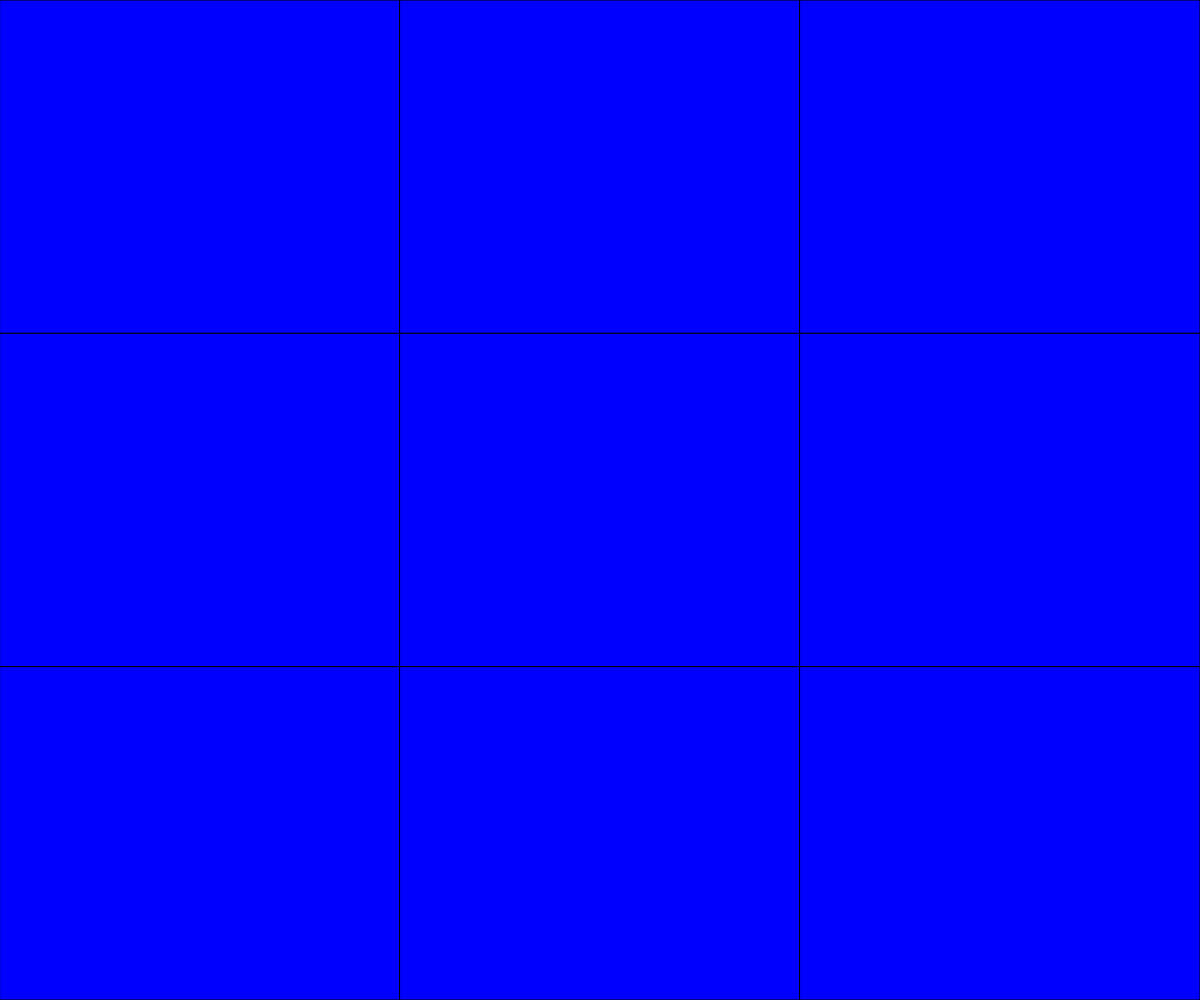
Frame 1 (no input)
Frame 60 (no input): identical to frame 1, image omitted
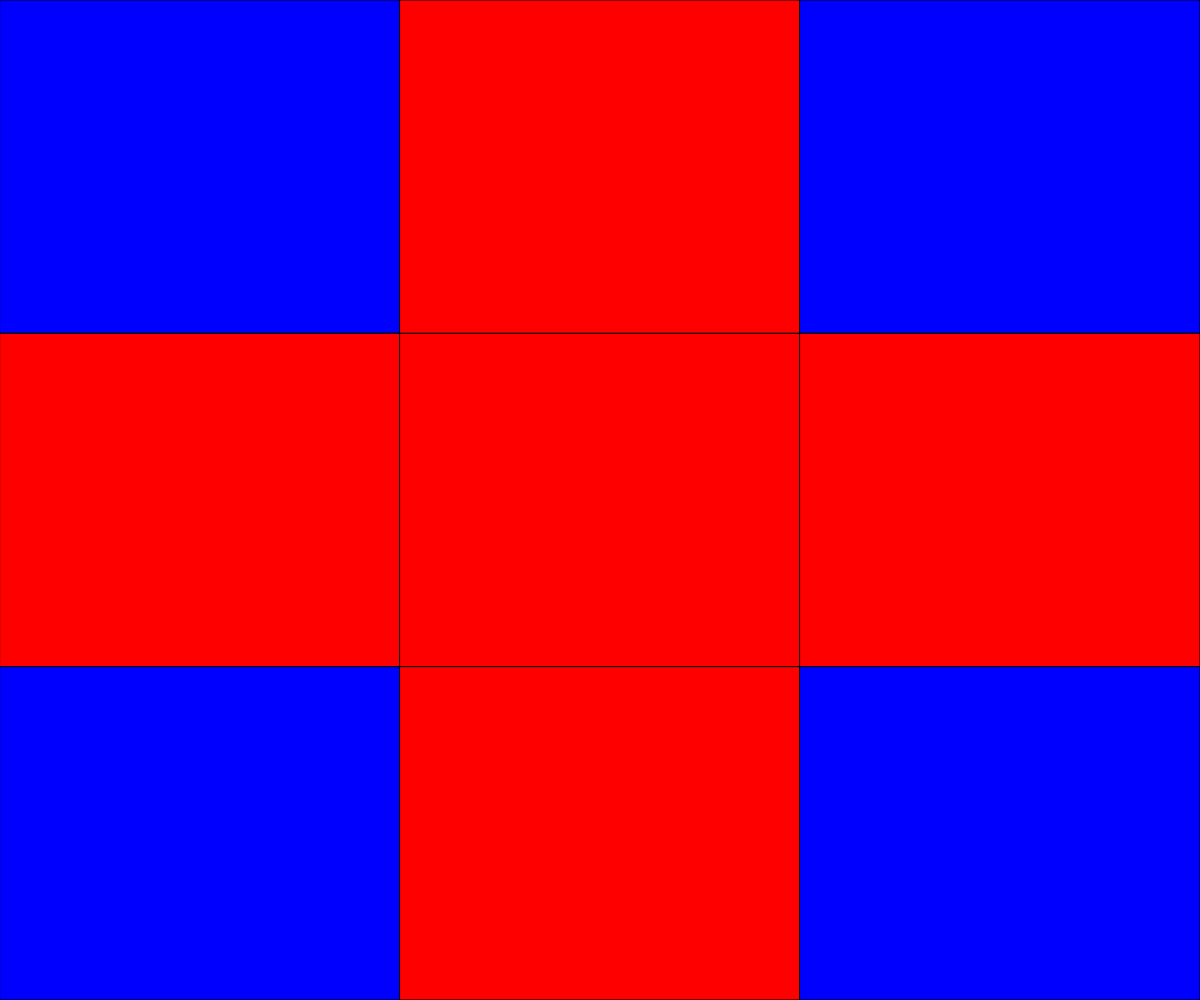
Frame 120 (the mouse pressed at the canvas centre since frame 60)

The p5.js sketch that drew these frames (run headless with seeded random() and noise() and a simulated clock; from frame 60 on, the mouse is pressed at the canvas centre):

// p5.js sketch
// ── sketch.js
let grid = createEmptyGrid(3, 3);
let rows, cols, cellWidth, cellHeight;
let bgMusic;
let clickSound;

function setup() {
  createCanvas(windowWidth, windowHeight);
  rows = grid.length;
  cols = grid[0].length;
  cellWidth = width/cols;
  cellHeight = height/rows;
}

function draw() {
  background(220);
  displayGrid();
}

function mousePressed() {
  
  let x = Math.floor(mouseX / cellWidth);
  let y = Math.floor(mouseY / cellHeight);

  toggleCell(x, y);   //self
  toggleCell(x, y-1); //north
  toggleCell(x, y+1); //south
  toggleCell(x+1, y); //east
  toggleCell(x-1, y); //west
}

function toggleCell(x, y) {
  //check that the coordinates are in the array
  if (x >= 0 && x < cols && y >= 0 && y < rows) {
    if (grid[y][x] === 1) {
      grid[y][x] = 0;
    }
    else if (grid[y][x] === 0) {
      grid[y][x] = 1;
    }
  }
}


function displayGrid() {
  for (let y=0; y<rows; y++) {
    for (let x=0; x<cols; x++) {
      if (grid[y][x] === 0) {
        fill("blue");
      }
      if (grid[y][x] === 1) {
        fill("red");
      }
      rect(x*cellWidth, y*cellHeight, cellWidth, cellHeight);
    }
  }
}

function createEmptyGrid(cols, rows) {
  let empty = [];
  for (let y=0; y<rows; y++) {
    empty.push([]);
    for (let x=0; x<cols; x++) {
      empty[y].push(0);
    }
  }
  return empty;
}
